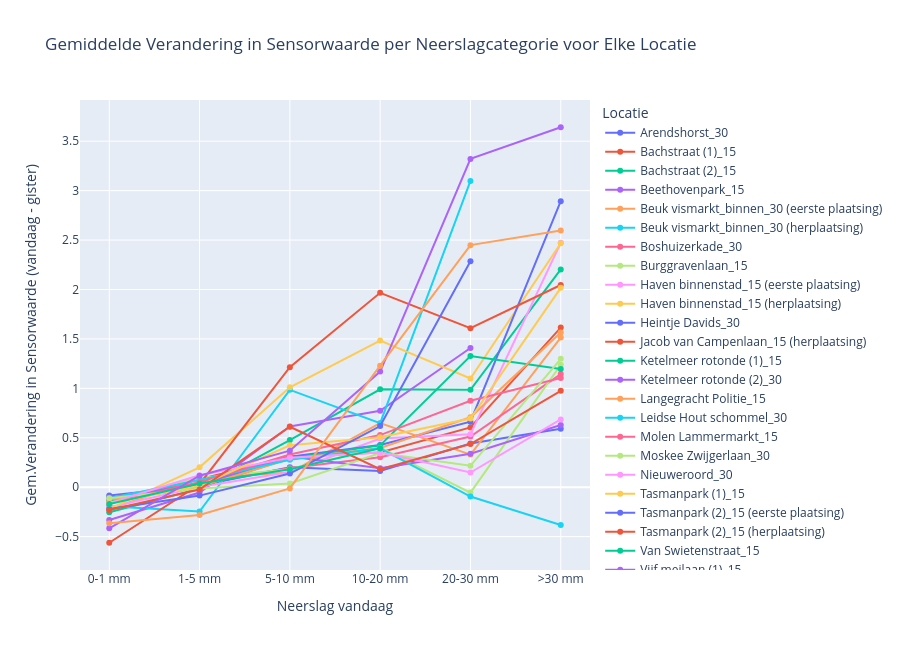

Notebook cell for this chart:
### Code cell
# n vs s_prev_diff

# Define a function to categorize 'n_cum' into bins for analysis
def categorize_rainfall(n_cum_value):
    if n_cum_value < 1:
        return '0-1 mm'
    elif 1 <= n_cum_value < 5:
        return '1-5 mm'
    elif 5 <= n_cum_value < 10:
        return '5-10 mm'
    elif 10 <= n_cum_value < 20:
        return '10-20 mm'
    elif 20 <= n_cum_value < 30:
        return '20-30 mm'
    else:
        return '>30 mm'

# Remove the specific location from the DataFrame, because this is an outlier to the dataset
df_filtered = df[df['locatie'] != 'Jacob van Campenlaan_15 (eerste plaatsing)']

# Apply categorization to 'n_cum' column
df_filtered['n_cum_category'] = df_filtered['n'].apply(categorize_rainfall)

# Calculate the mean 's_prev_diff_2' by location and 'n_cum' category
mean_s_prev_diff_2_by_rain_category = df_filtered.groupby(['locatie', 'n_cum_category'])['s_prev_diff'].mean().unstack()

# Ensure correct ordering of 'n_cum_category'
correct_order = ['0-1 mm', '1-5 mm', '5-10 mm', '10-20 mm', '20-30 mm', '>30 mm']
mean_s_prev_diff_2_by_rain_category = mean_s_prev_diff_2_by_rain_category[correct_order]

# Create an interactive line plot
fig = go.Figure()

# Add a trace for each location
for locatie in mean_s_prev_diff_2_by_rain_category.index:
    fig.add_trace(go.Scatter(
        x=mean_s_prev_diff_2_by_rain_category.columns,
        y=mean_s_prev_diff_2_by_rain_category.loc[locatie],
        mode='lines+markers',
        name=locatie,
        hoverinfo='text',
        text=[f"Locatie: {locatie}<br>Neerslag Categorie: {category}<br>Gemiddelde Verandering: {value:.2f}"
              for category, value in zip(mean_s_prev_diff_2_by_rain_category.columns, 
                                         mean_s_prev_diff_2_by_rain_category.loc[locatie])]
    ))

# Customize layout with increased height
fig.update_layout(
    title="Gemiddelde Verandering in Sensorwaarde per Neerslagcategorie voor Elke Locatie",
    xaxis_title="Neerslag vandaag",
    yaxis_title="Gem.Verandering in Sensorwaarde (vandaag - gister)",
    xaxis=dict(tickmode='array', tickvals=correct_order),
    legend_title="Locatie",
    hovermode='closest',
    height=650  # Doubling the height for a taller plot
)

# Display the interactive plot
fig.show()

### Figure 1 — Plotly figure (JSON) as saved in the notebook; plotly's stock layout.template omitted (floating-point values rounded to 4 significant figures)
{"data": [{"hoverinfo": "text", "mode": "lines+markers", "name": "Arendshorst_30", "text": ["Locatie: Arendshorst_30<br>Neerslag Categorie: 0-1 mm<br>Gemiddelde Verandering: -0.08", "Locatie: Arendshorst_30<br>Neerslag Categorie: 1-5 mm<br>Gemiddelde Verandering: 0.01", "Locatie: Arendshorst_30<br>Neerslag Categorie: 5-10 mm<br>Gemiddelde Verandering: 0.20", "Locatie: Arendshorst_30<br>Neerslag Categorie: 10-20 mm<br>Gemiddelde Verandering: 0.16", "Locatie: Arendshorst_30<br>Neerslag Categorie: 20-30 mm<br>Gemiddelde Verandering: 0.44", "Locatie: Arendshorst_30<br>Neerslag Categorie: >30 mm<br>Gemiddelde Verandering: 0.59"], "type": "scatter", "x": ["0-1 mm", "1-5 mm", "5-10 mm", "10-20 mm", "20-30 mm", ">30 mm"], "y": [-0.0843, 0.01487, 0.2007, 0.1635, 0.4429, 0.5917]}, {"hoverinfo": "text", "mode": "lines+markers", "name": "Bachstraat (1)_15", "text": ["Locatie: Bachstraat (1)_15<br>Neerslag Categorie: 0-1 mm<br>Gemiddelde Verandering: -0.17", "Locatie: Bachstraat (1)_15<br>Neerslag Categorie: 1-5 mm<br>Gemiddelde Verandering: 0.08", "Locatie: Bachstraat (1)_15<br>Neerslag Categorie: 5-10 mm<br>Gemiddelde Verandering: 0.31", "Locatie: Bachstraat (1)_15<br>Neerslag Categorie: 10-20 mm<br>Gemiddelde Verandering: 0.35", "Locatie: Bachstraat (1)_15<br>Neerslag Categorie: 20-30 mm<br>Gemiddelde Verandering: 0.61", "Locatie: Bachstraat (1)_15<br>Neerslag Categorie: >30 mm<br>Gemiddelde Verandering: 1.62"], "type": "scatter", "x": ["0-1 mm", "1-5 mm", "5-10 mm", "10-20 mm", "20-30 mm", ">30 mm"], "y": [-0.1674, 0.07965, 0.307, 0.3519, 0.6051, 1.615]}, {"hoverinfo": "text", "mode": "lines+markers", "name": "Bachstraat (2)_15", "text": ["Locatie: Bachstraat (2)_15<br>Neerslag Categorie: 0-1 mm<br>Gemiddelde Verandering: -0.25", "Locatie: Bachstraat (2)_15<br>Neerslag Categorie: 1-5 mm<br>Gemiddelde Verandering: -0.01", "Locatie: Bachstraat (2)_15<br>Neerslag Categorie: 5-10 mm<br>Gemiddelde Verandering: 0.48", "Locatie: Bachstraat (2)_15<br>Neerslag Categorie: 10-20 mm<br>Gemiddelde Verandering: 0.99", "Locatie: Bachstraat (2)_15<br>Neerslag Categorie: 20-30 mm<br>Gemiddelde Verandering: 0.99", "Locatie: Bachstraat (2)_15<br>Neerslag Categorie: >30 mm<br>Gemiddelde Verandering: 2.20"], "type": "scatter", "x": ["0-1 mm", "1-5 mm", "5-10 mm", "10-20 mm", "20-30 mm", ">30 mm"], "y": [-0.2526, -0.01426, 0.4765, 0.9897, 0.9852, 2.204]}, {"hoverinfo": "text", "mode": "lines+markers", "name": "Beethovenpark_15", "text": ["Locatie: Beethovenpark_15<br>Neerslag Categorie: 0-1 mm<br>Gemiddelde Verandering: -0.33", "Locatie: Beethovenpark_15<br>Neerslag Categorie: 1-5 mm<br>Gemiddelde Verandering: -0.05", "Locatie: Beethovenpark_15<br>Neerslag Categorie: 5-10 mm<br>Gemiddelde Verandering: 0.61", "Locatie: Beethovenpark_15<br>Neerslag Categorie: 10-20 mm<br>Gemiddelde Verandering: 0.77", "Locatie: Beethovenpark_15<br>Neerslag Categorie: 20-30 mm<br>Gemiddelde Verandering: 1.41", "Locatie: Beethovenpark_15<br>Neerslag Categorie: >30 mm<br>Gemiddelde Verandering: nan"], "type": "scatter", "x": ["0-1 mm", "1-5 mm", "5-10 mm", "10-20 mm", "20-30 mm", ">30 mm"], "y": [-0.3313, -0.05423, 0.6149, 0.7732, 1.408, NaN]}, {"hoverinfo": "text", "mode": "lines+markers", "name": "Beuk vismarkt_binnen_30 (eerste plaatsing)", "text": ["Locatie: Beuk vismarkt_binnen_30 (eerste plaatsing)<br>Neerslag Categorie: 0-1 mm<br>Gemiddelde Verandering: -0.22", "Locatie: Beuk vismarkt_binnen_30 (eerste plaatsing)<br>Neerslag Categorie: 1-5 mm<br>Gemiddelde Verandering: 0.09", "Locatie: Beuk vismarkt_binnen_30 (eerste plaatsing)<br>Neerslag Categorie: 5-10 mm<br>Gemiddelde Verandering: 0.15", "Locatie: Beuk vismarkt_binnen_30 (eerste plaatsing)<br>Neerslag Categorie: 10-20 mm<br>Gemiddelde Verandering: 0.65", "Locatie: Beuk vismarkt_binnen_30 (eerste plaatsing)<br>Neerslag Categorie: 20-30 mm<br>Gemiddelde Verandering: 0.33", "Locatie: Beuk vismarkt_binnen_30 (eerste plaatsing)<br>Neerslag Categorie: >30 mm<br>Gemiddelde Verandering: 1.51"], "type": "scatter", "x": ["0-1 mm", "1-5 mm", "5-10 mm", "10-20 mm", "20-30 mm", ">30 mm"], "y": [-0.2227, 0.09092, 0.1475, 0.6477, 0.33, 1.514]}, {"hoverinfo": "text", "mode": "lines+markers", "name": "Beuk vismarkt_binnen_30 (herplaatsing)", "text": ["Locatie: Beuk vismarkt_binnen_30 (herplaatsing)<br>Neerslag Categorie: 0-1 mm<br>Gemiddelde Verandering: -0.19", "Locatie: Beuk vismarkt_binnen_30 (herplaatsing)<br>Neerslag Categorie: 1-5 mm<br>Gemiddelde Verandering: -0.25", "Locatie: Beuk vismarkt_binnen_30 (herplaatsing)<br>Neerslag Categorie: 5-10 mm<br>Gemiddelde Verandering: 0.98", "Locatie: Beuk vismarkt_binnen_30 (herplaatsing)<br>Neerslag Categorie: 10-20 mm<br>Gemiddelde Verandering: 0.65", "Locatie: Beuk vismarkt_binnen_30 (herplaatsing)<br>Neerslag Categorie: 20-30 mm<br>Gemiddelde Verandering: 3.10", "Locatie: Beuk vismarkt_binnen_30 (herplaatsing)<br>Neerslag Categorie: >30 mm<br>Gemiddelde Verandering: nan"], "type": "scatter", "x": ["0-1 mm", "1-5 mm", "5-10 mm", "10-20 mm", "20-30 mm", ">30 mm"], "y": [-0.1923, -0.2456, 0.9846, 0.6479, 3.098, NaN]}, {"hoverinfo": "text", "mode": "lines+markers", "name": "Boshuizerkade_30", "text": ["Locatie: Boshuizerkade_30<br>Neerslag Categorie: 0-1 mm<br>Gemiddelde Verandering: -0.11", "Locatie: Boshuizerkade_30<br>Neerslag Categorie: 1-5 mm<br>Gemiddelde Verandering: 0.05", "Locatie: Boshuizerkade_30<br>Neerslag Categorie: 5-10 mm<br>Gemiddelde Verandering: 0.19", "Locatie: Boshuizerkade_30<br>Neerslag Categorie: 10-20 mm<br>Gemiddelde Verandering: 0.30", "Locatie: Boshuizerkade_30<br>Neerslag Categorie: 20-30 mm<br>Gemiddelde Verandering: 0.51", "Locatie: Boshuizerkade_30<br>Neerslag Categorie: >30 mm<br>Gemiddelde Verandering: 1.14"], "type": "scatter", "x": ["0-1 mm", "1-5 mm", "5-10 mm", "10-20 mm", "20-30 mm", ">30 mm"], "y": [-0.1063, 0.04752, 0.1937, 0.3035, 0.5124, 1.144]}, {"hoverinfo": "text", "mode": "lines+markers", "name": "Burggravenlaan_15", "text": ["Locatie: Burggravenlaan_15<br>Neerslag Categorie: 0-1 mm<br>Gemiddelde Verandering: -0.13", "Locatie: Burggravenlaan_15<br>Neerslag Categorie: 1-5 mm<br>Gemiddelde Verandering: 0.09", "Locatie: Burggravenlaan_15<br>Neerslag Categorie: 5-10 mm<br>Gemiddelde Verandering: 0.18", "Locatie: Burggravenlaan_15<br>Neerslag Categorie: 10-20 mm<br>Gemiddelde Verandering: 0.40", "Locatie: Burggravenlaan_15<br>Neerslag Categorie: 20-30 mm<br>Gemiddelde Verandering: -0.05", "Locatie: Burggravenlaan_15<br>Neerslag Categorie: >30 mm<br>Gemiddelde Verandering: 1.24"], "type": "scatter", "x": ["0-1 mm", "1-5 mm", "5-10 mm", "10-20 mm", "20-30 mm", ">30 mm"], "y": [-0.1253, 0.09202, 0.1822, 0.4007, -0.05477, 1.238]}, {"hoverinfo": "text", "mode": "lines+markers", "name": "Haven binnenstad_15 (eerste plaatsing)", "text": ["Locatie: Haven binnenstad_15 (eerste plaatsing)<br>Neerslag Categorie: 0-1 mm<br>Gemiddelde Verandering: -0.20", "Locatie: Haven binnenstad_15 (eerste plaatsing)<br>Neerslag Categorie: 1-5 mm<br>Gemiddelde Verandering: 0.00", "Locatie: Haven binnenstad_15 (eerste plaatsing)<br>Neerslag Categorie: 5-10 mm<br>Gemiddelde Verandering: 0.15", "Locatie: Haven binnenstad_15 (eerste plaatsing)<br>Neerslag Categorie: 10-20 mm<br>Gemiddelde Verandering: 0.49", "Locatie: Haven binnenstad_15 (eerste plaatsing)<br>Neerslag Categorie: 20-30 mm<br>Gemiddelde Verandering: 0.54", "Locatie: Haven binnenstad_15 (eerste plaatsing)<br>Neerslag Categorie: >30 mm<br>Gemiddelde Verandering: 2.47"], "type": "scatter", "x": ["0-1 mm", "1-5 mm", "5-10 mm", "10-20 mm", "20-30 mm", ">30 mm"], "y": [-0.2029, 0.002842, 0.154, 0.4915, 0.5357, 2.472]}, {"hoverinfo": "text", "mode": "lines+markers", "name": "Haven binnenstad_15 (herplaatsing)", "text": ["Locatie: Haven binnenstad_15 (herplaatsing)<br>Neerslag Categorie: 0-1 mm<br>Gemiddelde Verandering: -0.22", "Locatie: Haven binnenstad_15 (herplaatsing)<br>Neerslag Categorie: 1-5 mm<br>Gemiddelde Verandering: 0.20", "Locatie: Haven binnenstad_15 (herplaatsing)<br>Neerslag Categorie: 5-10 mm<br>Gemiddelde Verandering: 1.01", "Locatie: Haven binnenstad_15 (herplaatsing)<br>Neerslag Categorie: 10-20 mm<br>Gemiddelde Verandering: 1.48", "Locatie: Haven binnenstad_15 (herplaatsing)<br>Neerslag Categorie: 20-30 mm<br>Gemiddelde Verandering: 1.10", "Locatie: Haven binnenstad_15 (herplaatsing)<br>Neerslag Categorie: >30 mm<br>Gemiddelde Verandering: 2.47"], "type": "scatter", "x": ["0-1 mm", "1-5 mm", "5-10 mm", "10-20 mm", "20-30 mm", ">30 mm"], "y": [-0.2222, 0.2014, 1.011, 1.483, 1.1, 2.468]}, {"hoverinfo": "text", "mode": "lines+markers", "name": "Heintje Davids_30", "text": ["Locatie: Heintje Davids_30<br>Neerslag Categorie: 0-1 mm<br>Gemiddelde Verandering: -0.13", "Locatie: Heintje Davids_30<br>Neerslag Categorie: 1-5 mm<br>Gemiddelde Verandering: 0.01", "Locatie: Heintje Davids_30<br>Neerslag Categorie: 5-10 mm<br>Gemiddelde Verandering: 0.31", "Locatie: Heintje Davids_30<br>Neerslag Categorie: 10-20 mm<br>Gemiddelde Verandering: 0.43", "Locatie: Heintje Davids_30<br>Neerslag Categorie: 20-30 mm<br>Gemiddelde Verandering: 0.66", "Locatie: Heintje Davids_30<br>Neerslag Categorie: >30 mm<br>Gemiddelde Verandering: 2.89"], "type": "scatter", "x": ["0-1 mm", "1-5 mm", "5-10 mm", "10-20 mm", "20-30 mm", ">30 mm"], "y": [-0.1321, 0.01306, 0.3073, 0.4265, 0.6627, 2.893]}, {"hoverinfo": "text", "mode": "lines+markers", "name": "Jacob van Campenlaan_15 (herplaatsing)", "text": ["Locatie: Jacob van Campenlaan_15 (herplaatsing)<br>Neerslag Categorie: 0-1 mm<br>Gemiddelde Verandering: -0.56", "Locatie: Jacob van Campenlaan_15 (herplaatsing)<br>Neerslag Categorie: 1-5 mm<br>Gemiddelde Verandering: 0.03", "Locatie: Jacob van Campenlaan_15 (herplaatsing)<br>Neerslag Categorie: 5-10 mm<br>Gemiddelde Verandering: 1.21", "Locatie: Jacob van Campenlaan_15 (herplaatsing)<br>Neerslag Categorie: 10-20 mm<br>Gemiddelde Verandering: 1.97", "Locatie: Jacob van Campenlaan_15 (herplaatsing)<br>Neerslag Categorie: 20-30 mm<br>Gemiddelde Verandering: 1.61", "Locatie: Jacob van Campenlaan_15 (herplaatsing)<br>Neerslag Categorie: >30 mm<br>Gemiddelde Verandering: 2.05"], "type": "scatter", "x": ["0-1 mm", "1-5 mm", "5-10 mm", "10-20 mm", "20-30 mm", ">30 mm"], "y": [-0.5619, 0.03015, 1.214, 1.966, 1.608, 2.046]}, {"hoverinfo": "text", "mode": "lines+markers", "name": "Ketelmeer rotonde (1)_15", "text": ["Locatie: Ketelmeer rotonde (1)_15<br>Neerslag Categorie: 0-1 mm<br>Gemiddelde Verandering: -0.14", "Locatie: Ketelmeer rotonde (1)_15<br>Neerslag Categorie: 1-5 mm<br>Gemiddelde Verandering: 0.00", "Locatie: Ketelmeer rotonde (1)_15<br>Neerslag Categorie: 5-10 mm<br>Gemiddelde Verandering: 0.29", "Locatie: Ketelmeer rotonde (1)_15<br>Neerslag Categorie: 10-20 mm<br>Gemiddelde Verandering: 0.42", "Locatie: Ketelmeer rotonde (1)_15<br>Neerslag Categorie: 20-30 mm<br>Gemiddelde Verandering: 1.33", "Locatie: Ketelmeer rotonde (1)_15<br>Neerslag Categorie: >30 mm<br>Gemiddelde Verandering: 1.20"], "type": "scatter", "x": ["0-1 mm", "1-5 mm", "5-10 mm", "10-20 mm", "20-30 mm", ">30 mm"], "y": [-0.1417, 0.001627, 0.2926, 0.4226, 1.328, 1.196]}, {"hoverinfo": "text", "mode": "lines+markers", "name": "Ketelmeer rotonde (2)_30", "text": ["Locatie: Ketelmeer rotonde (2)_30<br>Neerslag Categorie: 0-1 mm<br>Gemiddelde Verandering: -0.11", "Locatie: Ketelmeer rotonde (2)_30<br>Neerslag Categorie: 1-5 mm<br>Gemiddelde Verandering: 0.03", "Locatie: Ketelmeer rotonde (2)_30<br>Neerslag Categorie: 5-10 mm<br>Gemiddelde Verandering: 0.31", "Locatie: Ketelmeer rotonde (2)_30<br>Neerslag Categorie: 10-20 mm<br>Gemiddelde Verandering: 0.19", "Locatie: Ketelmeer rotonde (2)_30<br>Neerslag Categorie: 20-30 mm<br>Gemiddelde Verandering: 0.34", "Locatie: Ketelmeer rotonde (2)_30<br>Neerslag Categorie: >30 mm<br>Gemiddelde Verandering: 0.63"], "type": "scatter", "x": ["0-1 mm", "1-5 mm", "5-10 mm", "10-20 mm", "20-30 mm", ">30 mm"], "y": [-0.1099, 0.03253, 0.3105, 0.193, 0.3393, 0.6298]}, {"hoverinfo": "text", "mode": "lines+markers", "name": "Langegracht Politie_15", "text": ["Locatie: Langegracht Politie_15<br>Neerslag Categorie: 0-1 mm<br>Gemiddelde Verandering: -0.13", "Locatie: Langegracht Politie_15<br>Neerslag Categorie: 1-5 mm<br>Gemiddelde Verandering: 0.01", "Locatie: Langegracht Politie_15<br>Neerslag Categorie: 5-10 mm<br>Gemiddelde Verandering: 0.28", "Locatie: Langegracht Politie_15<br>Neerslag Categorie: 10-20 mm<br>Gemiddelde Verandering: 0.40", "Locatie: Langegracht Politie_15<br>Neerslag Categorie: 20-30 mm<br>Gemiddelde Verandering: 0.71", "Locatie: Langegracht Politie_15<br>Neerslag Categorie: >30 mm<br>Gemiddelde Verandering: 1.57"], "type": "scatter", "x": ["0-1 mm", "1-5 mm", "5-10 mm", "10-20 mm", "20-30 mm", ">30 mm"], "y": [-0.1268, 0.007098, 0.285, 0.3971, 0.7072, 1.566]}, {"hoverinfo": "text", "mode": "lines+markers", "name": "Leidse Hout schommel_30", "text": ["Locatie: Leidse Hout schommel_30<br>Neerslag Categorie: 0-1 mm<br>Gemiddelde Verandering: -0.11", "Locatie: Leidse Hout schommel_30<br>Neerslag Categorie: 1-5 mm<br>Gemiddelde Verandering: 0.07", "Locatie: Leidse Hout schommel_30<br>Neerslag Categorie: 5-10 mm<br>Gemiddelde Verandering: 0.28", "Locatie: Leidse Hout schommel_30<br>Neerslag Categorie: 10-20 mm<br>Gemiddelde Verandering: 0.39", "Locatie: Leidse Hout schommel_30<br>Neerslag Categorie: 20-30 mm<br>Gemiddelde Verandering: -0.09", "Locatie: Leidse Hout schommel_30<br>Neerslag Categorie: >30 mm<br>Gemiddelde Verandering: -0.38"], "type": "scatter", "x": ["0-1 mm", "1-5 mm", "5-10 mm", "10-20 mm", "20-30 mm", ">30 mm"], "y": [-0.1127, 0.07229, 0.2779, 0.393, -0.09426, -0.3825]}, {"hoverinfo": "text", "mode": "lines+markers", "name": "Molen Lammermarkt_15", "text": ["Locatie: Molen Lammermarkt_15<br>Neerslag Categorie: 0-1 mm<br>Gemiddelde Verandering: -0.16", "Locatie: Molen Lammermarkt_15<br>Neerslag Categorie: 1-5 mm<br>Gemiddelde Verandering: 0.05", "Locatie: Molen Lammermarkt_15<br>Neerslag Categorie: 5-10 mm<br>Gemiddelde Verandering: 0.33", "Locatie: Molen Lammermarkt_15<br>Neerslag Categorie: 10-20 mm<br>Gemiddelde Verandering: 0.53", "Locatie: Molen Lammermarkt_15<br>Neerslag Categorie: 20-30 mm<br>Gemiddelde Verandering: 0.87", "Locatie: Molen Lammermarkt_15<br>Neerslag Categorie: >30 mm<br>Gemiddelde Verandering: 1.11"], "type": "scatter", "x": ["0-1 mm", "1-5 mm", "5-10 mm", "10-20 mm", "20-30 mm", ">30 mm"], "y": [-0.1605, 0.05027, 0.3316, 0.5274, 0.8743, 1.105]}, {"hoverinfo": "text", "mode": "lines+markers", "name": "Moskee Zwijgerlaan_30", "text": ["Locatie: Moskee Zwijgerlaan_30<br>Neerslag Categorie: 0-1 mm<br>Gemiddelde Verandering: -0.11", "Locatie: Moskee Zwijgerlaan_30<br>Neerslag Categorie: 1-5 mm<br>Gemiddelde Verandering: -0.01", "Locatie: Moskee Zwijgerlaan_30<br>Neerslag Categorie: 5-10 mm<br>Gemiddelde Verandering: 0.04", "Locatie: Moskee Zwijgerlaan_30<br>Neerslag Categorie: 10-20 mm<br>Gemiddelde Verandering: 0.34", "Locatie: Moskee Zwijgerlaan_30<br>Neerslag Categorie: 20-30 mm<br>Gemiddelde Verandering: 0.22", "Locatie: Moskee Zwijgerlaan_30<br>Neerslag Categorie: >30 mm<br>Gemiddelde Verandering: 1.30"], "type": "scatter", "x": ["0-1 mm", "1-5 mm", "5-10 mm", "10-20 mm", "20-30 mm", ">30 mm"], "y": [-0.1117, -0.01233, 0.03694, 0.3446, 0.2165, 1.298]}, {"hoverinfo": "text", "mode": "lines+markers", "name": "Nieuweroord_30", "text": ["Locatie: Nieuweroord_30<br>Neerslag Categorie: 0-1 mm<br>Gemiddelde Verandering: -0.16", "Locatie: Nieuweroord_30<br>Neerslag Categorie: 1-5 mm<br>Gemiddelde Verandering: 0.12", "Locatie: Nieuweroord_30<br>Neerslag Categorie: 5-10 mm<br>Gemiddelde Verandering: 0.30", "Locatie: Nieuweroord_30<br>Neerslag Categorie: 10-20 mm<br>Gemiddelde Verandering: 0.35", "Locatie: Nieuweroord_30<br>Neerslag Categorie: 20-30 mm<br>Gemiddelde Verandering: 0.15", "Locatie: Nieuweroord_30<br>Neerslag Categorie: >30 mm<br>Gemiddelde Verandering: 0.69"], "type": "scatter", "x": ["0-1 mm", "1-5 mm", "5-10 mm", "10-20 mm", "20-30 mm", ">30 mm"], "y": [-0.1589, 0.1215, 0.2975, 0.3516, 0.1486, 0.686]}, {"hoverinfo": "text", "mode": "lines+markers", "name": "Tasmanpark (1)_15", "text": ["Locatie: Tasmanpark (1)_15<br>Neerslag Categorie: 0-1 mm<br>Gemiddelde Verandering: -0.16", "Locatie: Tasmanpark (1)_15<br>Neerslag Categorie: 1-5 mm<br>Gemiddelde Verandering: 0.02", "Locatie: Tasmanpark (1)_15<br>Neerslag Categorie: 5-10 mm<br>Gemiddelde Verandering: 0.42", "Locatie: Tasmanpark (1)_15<br>Neerslag Categorie: 10-20 mm<br>Gemiddelde Verandering: 0.50", "Locatie: Tasmanpark (1)_15<br>Neerslag Categorie: 20-30 mm<br>Gemiddelde Verandering: 0.69", "Locatie: Tasmanpark (1)_15<br>Neerslag Categorie: >30 mm<br>Gemiddelde Verandering: 2.02"], "type": "scatter", "x": ["0-1 mm", "1-5 mm", "5-10 mm", "10-20 mm", "20-30 mm", ">30 mm"], "y": [-0.1633, 0.01505, 0.4247, 0.5048, 0.694, 2.017]}, {"hoverinfo": "text", "mode": "lines+markers", "name": "Tasmanpark (2)_15 (eerste plaatsing)", "text": ["Locatie: Tasmanpark (2)_15 (eerste plaatsing)<br>Neerslag Categorie: 0-1 mm<br>Gemiddelde Verandering: -0.22", "Locatie: Tasmanpark (2)_15 (eerste plaatsing)<br>Neerslag Categorie: 1-5 mm<br>Gemiddelde Verandering: -0.08", "Locatie: Tasmanpark (2)_15 (eerste plaatsing)<br>Neerslag Categorie: 5-10 mm<br>Gemiddelde Verandering: 0.14", "Locatie: Tasmanpark (2)_15 (eerste plaatsing)<br>Neerslag Categorie: 10-20 mm<br>Gemiddelde Verandering: 0.62", "Locatie: Tasmanpark (2)_15 (eerste plaatsing)<br>Neerslag Categorie: 20-30 mm<br>Gemiddelde Verandering: 2.29", "Locatie: Tasmanpark (2)_15 (eerste plaatsing)<br>Neerslag Categorie: >30 mm<br>Gemiddelde Verandering: nan"], "type": "scatter", "x": ["0-1 mm", "1-5 mm", "5-10 mm", "10-20 mm", "20-30 mm", ">30 mm"], "y": [-0.2205, -0.0849, 0.1381, 0.6183, 2.286, NaN]}, {"hoverinfo": "text", "mode": "lines+markers", "name": "Tasmanpark (2)_15 (herplaatsing)", "text": ["Locatie: Tasmanpark (2)_15 (herplaatsing)<br>Neerslag Categorie: 0-1 mm<br>Gemiddelde Verandering: -0.23", "Locatie: Tasmanpark (2)_15 (herplaatsing)<br>Neerslag Categorie: 1-5 mm<br>Gemiddelde Verandering: -0.02", "Locatie: Tasmanpark (2)_15 (herplaatsing)<br>Neerslag Categorie: 5-10 mm<br>Gemiddelde Verandering: 0.61", "Locatie: Tasmanpark (2)_15 (herplaatsing)<br>Neerslag Categorie: 10-20 mm<br>Gemiddelde Verandering: 0.18", "Locatie: Tasmanpark (2)_15 (herplaatsing)<br>Neerslag Categorie: 20-30 mm<br>Gemiddelde Verandering: 0.44", "Locatie: Tasmanpark (2)_15 (herplaatsing)<br>Neerslag Categorie: >30 mm<br>Gemiddelde Verandering: 0.98"], "type": "scatter", "x": ["0-1 mm", "1-5 mm", "5-10 mm", "10-20 mm", "20-30 mm", ">30 mm"], "y": [-0.2312, -0.02305, 0.6116, 0.1815, 0.4368, 0.975]}, {"hoverinfo": "text", "mode": "lines+markers", "name": "Van Swietenstraat_15", "text": ["Locatie: Van Swietenstraat_15<br>Neerslag Categorie: 0-1 mm<br>Gemiddelde Verandering: -0.17", "Locatie: Van Swietenstraat_15<br>Neerslag Categorie: 1-5 mm<br>Gemiddelde Verandering: 0.04", "Locatie: Van Swietenstraat_15<br>Neerslag Categorie: 5-10 mm<br>Gemiddelde Verandering: 0.18", "Locatie: Van Swietenstraat_15<br>Neerslag Categorie: 10-20 mm<br>Gemiddelde Verandering: 0.39", "Locatie: Van Swietenstraat_15<br>Neerslag Categorie: 20-30 mm<br>Gemiddelde Verandering: nan", "Locatie: Van Swietenstraat_15<br>Neerslag Categorie: >30 mm<br>Gemiddelde Verandering: nan"], "type": "scatter", "x": ["0-1 mm", "1-5 mm", "5-10 mm", "10-20 mm", "20-30 mm", ">30 mm"], "y": [-0.1695, 0.0366, 0.1811, 0.3927, NaN, NaN]}, {"hoverinfo": "text", "mode": "lines+markers", "name": "Vijf meilaan (1)_15", "text": ["Locatie: Vijf meilaan (1)_15<br>Neerslag Categorie: 0-1 mm<br>Gemiddelde Verandering: -0.42", "Locatie: Vijf meilaan (1)_15<br>Neerslag Categorie: 1-5 mm<br>Gemiddelde Verandering: 0.12", "Locatie: Vijf meilaan (1)_15<br>Neerslag Categorie: 5-10 mm<br>Gemiddelde Verandering: 0.37", "Locatie: Vijf meilaan (1)_15<br>Neerslag Categorie: 10-20 mm<br>Gemiddelde Verandering: 1.17", "Locatie: Vijf meilaan (1)_15<br>Neerslag Categorie: 20-30 mm<br>Gemiddelde Verandering: 3.32", "Locatie: Vijf meilaan (1)_15<br>Neerslag Categorie: >30 mm<br>Gemiddelde Verandering: 3.64"], "type": "scatter", "x": ["0-1 mm", "1-5 mm", "5-10 mm", "10-20 mm", "20-30 mm", ">30 mm"], "y": [-0.4163, 0.1163, 0.37, 1.17, 3.321, 3.641]}, {"hoverinfo": "text", "mode": "lines+markers", "name": "Vijf meilaan (2)_30", "text": ["Locatie: Vijf meilaan (2)_30<br>Neerslag Categorie: 0-1 mm<br>Gemiddelde Verandering: -0.36", "Locatie: Vijf meilaan (2)_30<br>Neerslag Categorie: 1-5 mm<br>Gemiddelde Verandering: -0.28", "Locatie: Vijf meilaan (2)_30<br>Neerslag Categorie: 5-10 mm<br>Gemiddelde Verandering: -0.01", "Locatie: Vijf meilaan (2)_30<br>Neerslag Categorie: 10-20 mm<br>Gemiddelde Verandering: 1.23", "Locatie: Vijf meilaan (2)_30<br>Neerslag Categorie: 20-30 mm<br>Gemiddelde Verandering: 2.45", "Locatie: Vijf meilaan (2)_30<br>Neerslag Categorie: >30 mm<br>Gemiddelde Verandering: 2.60"], "type": "scatter", "x": ["0-1 mm", "1-5 mm", "5-10 mm", "10-20 mm", "20-30 mm", ">30 mm"], "y": [-0.3644, -0.2817, -0.01256, 1.229, 2.449, 2.598]}], "layout": {"height": 650, "hovermode": "closest", "legend": {"title": {"text": "Locatie"}}, "title": {"text": "Gemiddelde Verandering in Sensorwaarde per Neerslagcategorie voor Elke Locatie"}, "xaxis": {"tickmode": "array", "tickvals": ["0-1 mm", "1-5 mm", "5-10 mm", "10-20 mm", "20-30 mm", ">30 mm"], "title": {"text": "Neerslag vandaag"}}, "yaxis": {"title": {"text": "Gem.Verandering in Sensorwaarde (vandaag - gister)"}}}}
